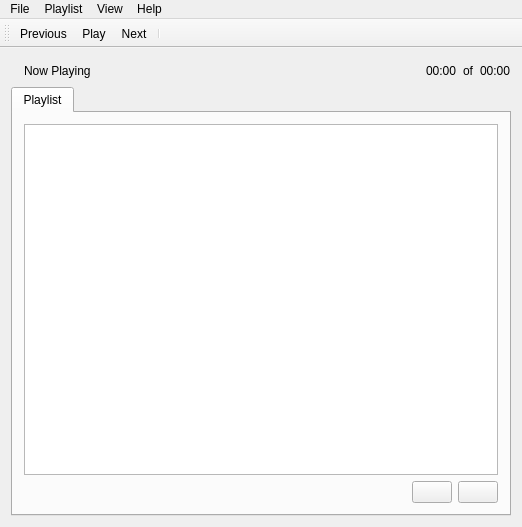
<ui version="4.0" >
 <class>MUIClass</class>
 <widget class="QMainWindow" name="MUIClass" >
  <property name="windowModality" >
   <enum>Qt::NonModal</enum>
  </property>
  <property name="geometry" >
   <rect>
    <x>0</x>
    <y>0</y>
    <width>522</width>
    <height>527</height>
   </rect>
  </property>
  <property name="windowTitle" >
   <string>MUI</string>
  </property>
  <widget class="QWidget" name="centralWidget" >
   <layout class="QHBoxLayout" name="horizontalLayout_3" >
    <item>
     <widget class="QWidget" native="1" name="widget" >
      <layout class="QVBoxLayout" name="verticalLayout" >
       <property name="leftMargin" >
        <number>0</number>
       </property>
       <property name="topMargin" >
        <number>2</number>
       </property>
       <property name="rightMargin" >
        <number>0</number>
       </property>
       <property name="bottomMargin" >
        <number>0</number>
       </property>
       <item>
        <layout class="QHBoxLayout" name="horizontalLayout" >
         <item>
          <widget class="QLabel" name="labelPic" >
           <property name="sizePolicy" >
            <sizepolicy vsizetype="Preferred" hsizetype="Preferred" >
             <horstretch>0</horstretch>
             <verstretch>0</verstretch>
            </sizepolicy>
           </property>
           <property name="frameShadow" >
            <enum>QFrame::Sunken</enum>
           </property>
           <property name="text" >
            <string/>
           </property>
           <property name="pixmap" >
            <pixmap resource="../rcc/res.qrc" >:/images/images/juk.png</pixmap>
           </property>
          </widget>
         </item>
         <item>
          <widget class="QLabel" name="labelNowPlaying" >
           <property name="sizePolicy" >
            <sizepolicy vsizetype="Preferred" hsizetype="Preferred" >
             <horstretch>0</horstretch>
             <verstretch>0</verstretch>
            </sizepolicy>
           </property>
           <property name="font" >
            <font>
             <weight>50</weight>
             <italic>false</italic>
             <bold>false</bold>
            </font>
           </property>
           <property name="text" >
            <string>Now Playing</string>
           </property>
          </widget>
         </item>
         <item>
          <spacer name="horizontalSpacer_2" >
           <property name="orientation" >
            <enum>Qt::Horizontal</enum>
           </property>
           <property name="sizeHint" stdset="0" >
            <size>
             <width>30</width>
             <height>20</height>
            </size>
           </property>
          </spacer>
         </item>
         <item>
          <widget class="QLabel" name="labelTime" >
           <property name="sizePolicy" >
            <sizepolicy vsizetype="Preferred" hsizetype="Preferred" >
             <horstretch>0</horstretch>
             <verstretch>0</verstretch>
            </sizepolicy>
           </property>
           <property name="font" >
            <font>
             <italic>false</italic>
            </font>
           </property>
           <property name="text" >
            <string>00:00</string>
           </property>
          </widget>
         </item>
         <item>
          <widget class="QLabel" name="label_2" >
           <property name="text" >
            <string>of</string>
           </property>
          </widget>
         </item>
         <item>
          <widget class="QLabel" name="labelTotalTime" >
           <property name="text" >
            <string>00:00</string>
           </property>
          </widget>
         </item>
        </layout>
       </item>
       <item>
        <widget class="QTabWidget" name="tabPlaylist" >
         <property name="tabPosition" >
          <enum>QTabWidget::North</enum>
         </property>
         <property name="tabShape" >
          <enum>QTabWidget::Rounded</enum>
         </property>
         <property name="currentIndex" >
          <number>0</number>
         </property>
         <widget class="QWidget" name="tab" >
          <attribute name="title" >
           <string>Playlist</string>
          </attribute>
          <layout class="QVBoxLayout" name="verticalLayout_2" >
           <item>
            <widget class="QTableView" name="tableView" >
             <property name="sizePolicy" >
              <sizepolicy vsizetype="MinimumExpanding" hsizetype="Minimum" >
               <horstretch>0</horstretch>
               <verstretch>0</verstretch>
              </sizepolicy>
             </property>
             <property name="editTriggers" >
              <set>QAbstractItemView::NoEditTriggers</set>
             </property>
             <property name="alternatingRowColors" >
              <bool>true</bool>
             </property>
             <property name="selectionMode" >
              <enum>QAbstractItemView::SingleSelection</enum>
             </property>
             <property name="selectionBehavior" >
              <enum>QAbstractItemView::SelectRows</enum>
             </property>
             <property name="showGrid" >
              <bool>false</bool>
             </property>
            </widget>
           </item>
           <item>
            <layout class="QHBoxLayout" name="horizontalLayout_2" >
             <item>
              <spacer name="horizontalSpacer" >
               <property name="orientation" >
                <enum>Qt::Horizontal</enum>
               </property>
               <property name="sizeHint" stdset="0" >
                <size>
                 <width>40</width>
                 <height>20</height>
                </size>
               </property>
              </spacer>
             </item>
             <item>
              <widget class="QPushButton" name="buttonAdd" >
               <property name="icon" >
                <iconset resource="../rcc/res.qrc" >
                 <normaloff>:/images/images/add.png</normaloff>:/images/images/add.png</iconset>
               </property>
               <property name="shortcut" >
                <string>+</string>
               </property>
              </widget>
             </item>
             <item>
              <widget class="QPushButton" name="buttonRemove" >
               <property name="icon" >
                <iconset resource="../rcc/res.qrc" >
                 <normaloff>:/images/images/remove.png</normaloff>:/images/images/remove.png</iconset>
               </property>
              </widget>
             </item>
            </layout>
           </item>
          </layout>
         </widget>
        </widget>
       </item>
      </layout>
     </widget>
    </item>
   </layout>
  </widget>
  <widget class="QMenuBar" name="menuBar" >
   <property name="geometry" >
    <rect>
     <x>0</x>
     <y>0</y>
     <width>522</width>
     <height>25</height>
    </rect>
   </property>
   <widget class="QMenu" name="menuHelp" >
    <property name="title" >
     <string>Help</string>
    </property>
    <addaction name="actionAbout" />
   </widget>
   <widget class="QMenu" name="menuFile" >
    <property name="title" >
     <string>File</string>
    </property>
    <addaction name="actionExit" />
   </widget>
   <widget class="QMenu" name="menuPlaylist" >
    <property name="title" >
     <string>Playlist</string>
    </property>
    <addaction name="actionOpen" />
    <addaction name="actionSave" />
    <addaction name="separator" />
    <addaction name="actionClear" />
   </widget>
   <widget class="QMenu" name="menuView" >
    <property name="title" >
     <string>View</string>
    </property>
    <addaction name="actionErrorLog" />
    <addaction name="separator" />
   </widget>
   <addaction name="menuFile" />
   <addaction name="menuPlaylist" />
   <addaction name="menuView" />
   <addaction name="menuHelp" />
  </widget>
  <widget class="QToolBar" name="toolBar" >
   <property name="windowTitle" >
    <string>Player Controls</string>
   </property>
   <property name="allowedAreas" >
    <set>Qt::BottomToolBarArea|Qt::TopToolBarArea</set>
   </property>
   <property name="iconSize" >
    <size>
     <width>24</width>
     <height>24</height>
    </size>
   </property>
   <attribute name="toolBarArea" >
    <enum>TopToolBarArea</enum>
   </attribute>
   <attribute name="toolBarBreak" >
    <bool>false</bool>
   </attribute>
   <addaction name="actionPrevious" />
   <addaction name="actionPlay" />
   <addaction name="actionNext" />
   <addaction name="separator" />
  </widget>
  <action name="actionAbout" >
   <property name="icon" >
    <iconset resource="../rcc/res.qrc" >
     <normaloff>:/images/images/help.png</normaloff>:/images/images/help.png</iconset>
   </property>
   <property name="text" >
    <string>About</string>
   </property>
  </action>
  <action name="actionExit" >
   <property name="icon" >
    <iconset resource="../rcc/res.qrc" >
     <normaloff>:/images/images/exit.png</normaloff>:/images/images/exit.png</iconset>
   </property>
   <property name="text" >
    <string>Exit</string>
   </property>
  </action>
  <action name="actionOpen" >
   <property name="icon" >
    <iconset resource="../rcc/res.qrc" >
     <normaloff>:/images/images/open.png</normaloff>:/images/images/open.png</iconset>
   </property>
   <property name="text" >
    <string>Open...</string>
   </property>
  </action>
  <action name="actionClear" >
   <property name="icon" >
    <iconset resource="../rcc/res.qrc" >
     <normaloff>:/images/images/clear.png</normaloff>:/images/images/clear.png</iconset>
   </property>
   <property name="text" >
    <string>Clear</string>
   </property>
  </action>
  <action name="actionSave" >
   <property name="icon" >
    <iconset resource="../rcc/res.qrc" >
     <normaloff>:/images/images/save.png</normaloff>:/images/images/save.png</iconset>
   </property>
   <property name="text" >
    <string>Save...</string>
   </property>
  </action>
  <action name="actionPlay" >
   <property name="icon" >
    <iconset resource="../rcc/res.qrc" >
     <normaloff>:/images/images/play.png</normaloff>:/images/images/play.png</iconset>
   </property>
   <property name="text" >
    <string>Play</string>
   </property>
  </action>
  <action name="actionNext" >
   <property name="icon" >
    <iconset resource="../rcc/res.qrc" >
     <normaloff>:/images/images/next.png</normaloff>:/images/images/next.png</iconset>
   </property>
   <property name="text" >
    <string>Next</string>
   </property>
  </action>
  <action name="actionPrevious" >
   <property name="icon" >
    <iconset resource="../rcc/res.qrc" >
     <normaloff>:/images/images/previous.png</normaloff>:/images/images/previous.png</iconset>
   </property>
   <property name="text" >
    <string>Previous</string>
   </property>
  </action>
  <action name="actionErrorLog" >
   <property name="text" >
    <string>Error Log...</string>
   </property>
  </action>
 </widget>
 <layoutdefault spacing="6" margin="11" />
 <resources>
  <include location="../rcc/res.qrc" />
  <include location="../rcc/res.qrc" />
  <include location="../rcc/res.qrc" />
  <include location="../rcc/res.qrc" />
 </resources>
 <connections/>
</ui>
